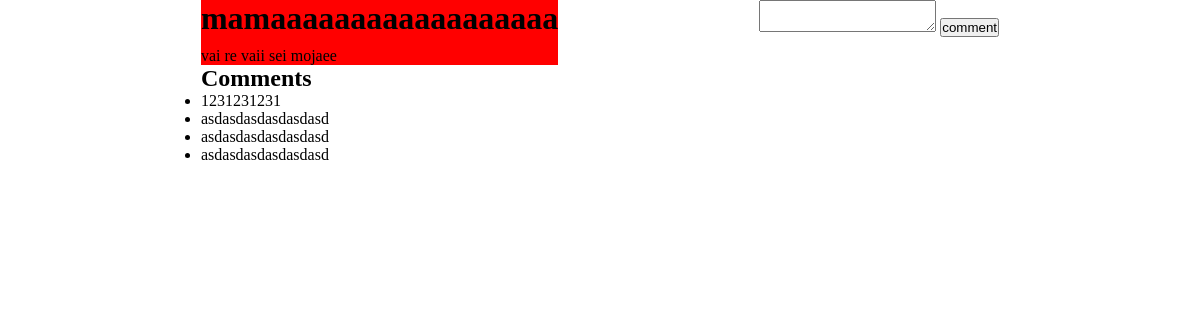
The app's page /api/postd/1, older data.
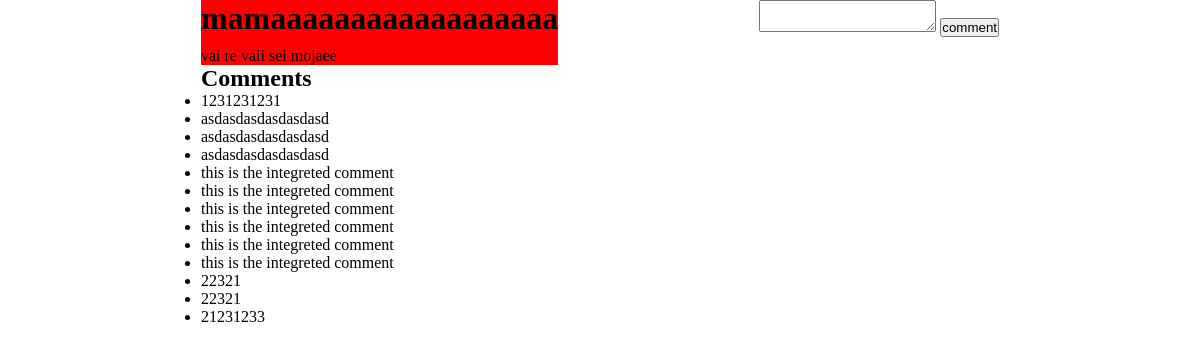
The same page, newer data.
### comment/models.py (models this page shows)
class Comment(models.Model):
    post = models.ForeignKey(Post, on_delete=models.CASCADE)
    content = models.TextField()
    date_posted = models.DateTimeField(auto_now_add=True)

### comment/views.py (the view)
# urls.py: path('postd/<int:id>', post_detail),
def post_detail(request, id):
    comments = Comment.objects.filter(post=id)
    post = Post.objects.get(id=id)
    str = post.title + '         \n'
    for x in comments:
        str += x.content + '\t\n'
    return render(request, 'post.html', {'post': post, 'comments': comments})

### comment/templates/post.html (shortened to what this page needs)
<!DOCTYPE html>
<html lang="en">
<head>
    {% load static %}
    <link rel="stylesheet" href="{% static 'css/styles.css' %}">
</head>
<body>
    <div class="containerr">
        <div class="postsection">
            <div class="postsec" data-postid="{{ post.id }}">
                <h1>{{ post.title }}</h1>
                <p>{{ post.content }}</p>
            </div>
            <h2>Comments</h2>
            <ul>
                {% for comment in comments %}
                <li>{{ comment.content }}</li>
                {% endfor %}
            </ul>
        </div>
        <div class="commentsection">
            <form method="POST" action="/api/add_comment/">
                <textarea name="content"></textarea>
                <button name={post.id} data-postid={{post.id}}>comment</button>
            </form>
        </div>
    </div>
</body>
</html>

Row changes from the older to the newer data that the page shows:
added Comment: content "this is the integreted comment"
added Comment: content "this is the integreted comment"
added Comment: content "this is the integreted comment"
added Comment: content "this is the integreted comment"
added Comment: content "this is the integreted comment"
added Comment: content "this is the integreted comment"
added Comment: content "22321"
added Comment: content "22321"
added Comment: content "21231233"
